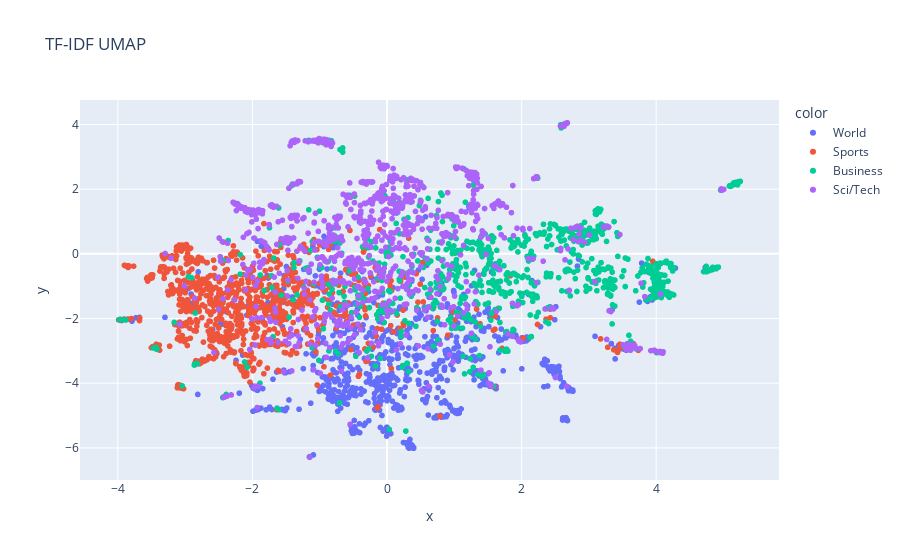
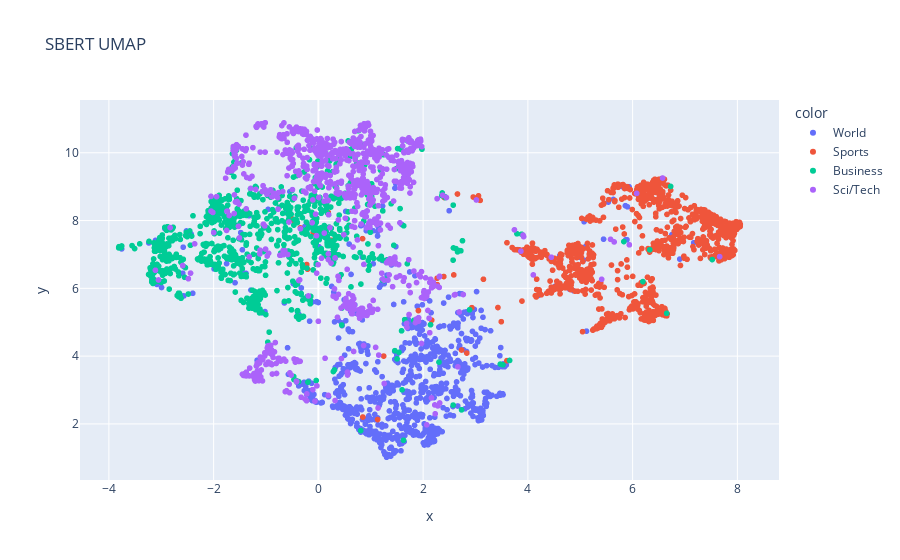

The code cell stored with these charts, in order, in its notebook:
### Code cell
px.scatter(x=X_tfidf_umap[:,0], y=X_tfidf_umap[:,1], color=df_sampled["label_name"], title="TF-IDF UMAP").show()
px.scatter(x=X_sbert_umap[:,0], y=X_sbert_umap[:,1], color=df_sampled["label_name"], title="SBERT UMAP").show()

### Figure 1 — Plotly figure (JSON) as saved in the notebook; plotly's stock layout.template omitted (floating-point values rounded to 4 significant figures; data arrays with more than 128 entries replaced by an {"elided": "..."} marker saying what was removed)
{"data": [{"hovertemplate": "color=World<br>x=%{x}<br>y=%{y}<extra></extra>", "legendgroup": "World", "marker": {"color": "#636efa", "symbol": "circle"}, "mode": "markers", "name": "World", "showlegend": true, "type": "scattergl", "x": {"elided": "1000 float values"}, "xaxis": "x", "y": {"elided": "1000 float values"}, "yaxis": "y"}, {"hovertemplate": "color=Sports<br>x=%{x}<br>y=%{y}<extra></extra>", "legendgroup": "Sports", "marker": {"color": "#EF553B", "symbol": "circle"}, "mode": "markers", "name": "Sports", "showlegend": true, "type": "scattergl", "x": {"elided": "1000 float values"}, "xaxis": "x", "y": {"elided": "1000 float values"}, "yaxis": "y"}, {"hovertemplate": "color=Business<br>x=%{x}<br>y=%{y}<extra></extra>", "legendgroup": "Business", "marker": {"color": "#00cc96", "symbol": "circle"}, "mode": "markers", "name": "Business", "showlegend": true, "type": "scattergl", "x": {"elided": "1000 float values"}, "xaxis": "x", "y": {"elided": "1000 float values"}, "yaxis": "y"}, {"hovertemplate": "color=Sci/Tech<br>x=%{x}<br>y=%{y}<extra></extra>", "legendgroup": "Sci/Tech", "marker": {"color": "#ab63fa", "symbol": "circle"}, "mode": "markers", "name": "Sci/Tech", "showlegend": true, "type": "scattergl", "x": {"elided": "1000 float values"}, "xaxis": "x", "y": {"elided": "1000 float values"}, "yaxis": "y"}], "layout": {"legend": {"title": {"text": "color"}, "tracegroupgap": 0}, "title": {"text": "TF-IDF UMAP"}, "xaxis": {"anchor": "y", "domain": [0, 1], "title": {"text": "x"}}, "yaxis": {"anchor": "x", "domain": [0, 1], "title": {"text": "y"}}}}

### Figure 2 — Plotly figure (JSON) as saved in the notebook; plotly's stock layout.template omitted (floating-point values rounded to 4 significant figures; data arrays with more than 128 entries replaced by an {"elided": "..."} marker saying what was removed)
{"data": [{"hovertemplate": "color=World<br>x=%{x}<br>y=%{y}<extra></extra>", "legendgroup": "World", "marker": {"color": "#636efa", "symbol": "circle"}, "mode": "markers", "name": "World", "showlegend": true, "type": "scattergl", "x": {"elided": "1000 float values"}, "xaxis": "x", "y": {"elided": "1000 float values"}, "yaxis": "y"}, {"hovertemplate": "color=Sports<br>x=%{x}<br>y=%{y}<extra></extra>", "legendgroup": "Sports", "marker": {"color": "#EF553B", "symbol": "circle"}, "mode": "markers", "name": "Sports", "showlegend": true, "type": "scattergl", "x": {"elided": "1000 float values"}, "xaxis": "x", "y": {"elided": "1000 float values"}, "yaxis": "y"}, {"hovertemplate": "color=Business<br>x=%{x}<br>y=%{y}<extra></extra>", "legendgroup": "Business", "marker": {"color": "#00cc96", "symbol": "circle"}, "mode": "markers", "name": "Business", "showlegend": true, "type": "scattergl", "x": {"elided": "1000 float values"}, "xaxis": "x", "y": {"elided": "1000 float values"}, "yaxis": "y"}, {"hovertemplate": "color=Sci/Tech<br>x=%{x}<br>y=%{y}<extra></extra>", "legendgroup": "Sci/Tech", "marker": {"color": "#ab63fa", "symbol": "circle"}, "mode": "markers", "name": "Sci/Tech", "showlegend": true, "type": "scattergl", "x": {"elided": "1000 float values"}, "xaxis": "x", "y": {"elided": "1000 float values"}, "yaxis": "y"}], "layout": {"legend": {"title": {"text": "color"}, "tracegroupgap": 0}, "title": {"text": "SBERT UMAP"}, "xaxis": {"anchor": "y", "domain": [0, 1], "title": {"text": "x"}}, "yaxis": {"anchor": "x", "domain": [0, 1], "title": {"text": "y"}}}}
